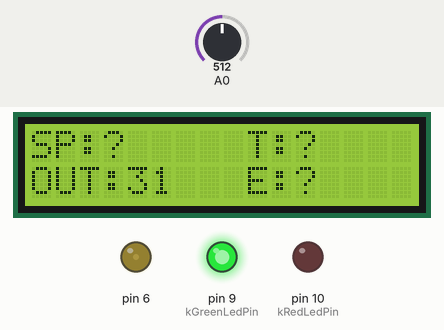
Bench run of a program on a simulated Arduino Mega 2560, built with avr-gcc and run on an emulated ATmega2560. Parts: 16×2 character LCD, output pins drawn as LEDs (lit = HIGH). The test bench sets the inputs (shaded band); at power-on: A0 = 512. What the program prints to the serial monitor is not drawn.

Above: at 0.9 s.
1.0 s: A0 set to 716
At 1.4 s:
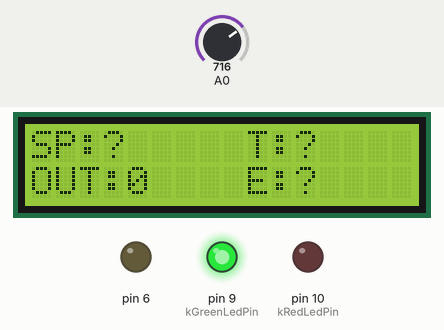
2.5 s: A0 set to 511
At 3.79 s:
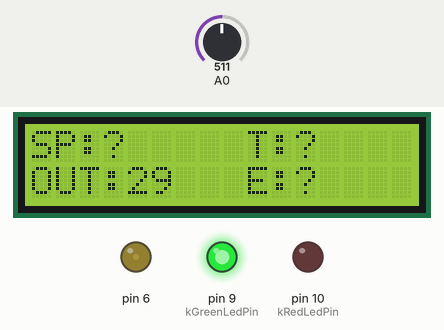
4.0 s: A0 set to 306
At 4.29 s:
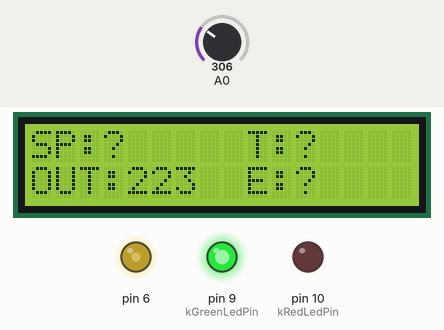
Timing chart, 0 to 9.7 s (numbered marks = the images above; inputs shaded):
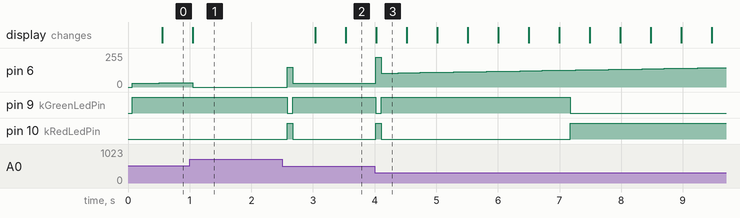

The program:

main.cpp
```cpp
#include <Arduino.h>

#include "lab_0_app/lab_0_app.h"
#include "lab_1_1_app/lab_1_1_app.h"
#include "lab_1_2_app/lab_1_2_app.h"
#include "lab_3_1_app/lab_3_1_app.h"
#include "lab_3_2_app/lab_3_2_app.h"
#include "lab_4_1_app/lab_4_1_app.h"
#include "lab_4_2_app/lab_4_2_app.h"
#include "lab_5_1_app/lab_5_1_app.h"
#include "lab_5_2_app/lab_5_2_app.h"
#include "lab_6_1_app/lab_6_1_app.h"
#include "lab_6_2_app/lab_6_2_app.h"

enum class AppSelection {
  Lab0,
  Lab1_1,
  Lab1_2,
  Lab3_1,
  Lab3_2,
  Lab4_1,
  Lab4_2,
  Lab5_1,
  Lab5_2,
  Lab6_1,
  Lab6_2
};

const AppSelection kActiveApp = AppSelection::Lab6_2;

void setup() {
  switch (kActiveApp) {
    case AppSelection::Lab0:   lab0AppSetup();   break;
    case AppSelection::Lab1_1: lab1_1AppSetup(); break;
    case AppSelection::Lab1_2: lab1_2AppSetup(); break;
    case AppSelection::Lab3_1: lab3_1AppSetup(); break;
    case AppSelection::Lab3_2: lab3_2AppSetup(); break;
    case AppSelection::Lab4_1: lab4_1AppSetup(); break;
    case AppSelection::Lab4_2: lab4_2AppSetup(); break;
    case AppSelection::Lab5_1: lab5_1AppSetup(); break;
    case AppSelection::Lab5_2: lab5_2AppSetup(); break;
    case AppSelection::Lab6_1: lab6_1AppSetup(); break;
    case AppSelection::Lab6_2: lab6_2AppSetup(); break;
  }
}

void loop() {
  switch (kActiveApp) {
    case AppSelection::Lab0:   lab0AppLoop();   break;
    case AppSelection::Lab1_1: lab1_1AppLoop(); break;
    case AppSelection::Lab1_2: lab1_2AppLoop(); break;
    case AppSelection::Lab3_1: lab3_1AppLoop(); break;
    case AppSelection::Lab3_2: lab3_2AppLoop(); break;
    case AppSelection::Lab4_1: lab4_1AppLoop(); break;
    case AppSelection::Lab4_2: lab4_2AppLoop(); break;
    case AppSelection::Lab5_1: lab5_1AppLoop(); break;
    case AppSelection::Lab5_2: lab5_2AppLoop(); break;
    case AppSelection::Lab6_1: lab6_1AppLoop(); break;
    case AppSelection::Lab6_2: lab6_2AppLoop(); break;
  }
}
```

dd_button.cpp
```cpp
#include "Arduino.h"
#include "dd_button.h"

void ddButtonSetup() {
    pinMode(BUTTON_PIN, INPUT_PULLUP);
}

int ddButtonIsPressed() {
    if (digitalRead(BUTTON_PIN) == LOW) return 1; else return 0;
}

void ddButtonInitPin(uint8_t pin) {
    pinMode(pin, INPUT_PULLUP);
}

int ddButtonReadPin(uint8_t pin) {
    return (digitalRead(pin) == LOW) ? 1 : 0;
}

int ddButtonReadDebouncedPin(uint8_t pin, uint8_t *debounceCounter, int *stableState) {
    int raw = (digitalRead(pin) == LOW) ? 1 : 0;
    if (raw == *stableState) {
        *debounceCounter = 0;
    } else {
        (*debounceCounter)++;
        if (*debounceCounter >= DEBOUNCE_COUNT) {
            *stableState = raw;
            *debounceCounter = 0;
        }
    }
    return *stableState;
}
```

dd_button.h
```cpp
#ifndef DD_BUTTON_H
#define DD_BUTTON_H

#include <Arduino.h>

#define BUTTON_PIN 12
#define DEBOUNCE_COUNT 5

void ddButtonSetup();
int ddButtonIsPressed();

void ddButtonInitPin(uint8_t pin);
int ddButtonReadPin(uint8_t pin);
int ddButtonReadDebouncedPin(uint8_t pin, uint8_t *debounceCounter, int *stableState);

#endif
```

dd_led.cpp
```cpp
#include "Arduino.h"
#include "dd_led.h"

void ddLedSetup() {
    pinMode(LED_PIN, OUTPUT);
    digitalWrite(LED_PIN, LOW);
}

void ddLedToggle() {
    if (digitalRead(LED_PIN) == LOW) {
    digitalWrite(LED_PIN, HIGH);
  } else {
    digitalWrite(LED_PIN, LOW);
  }
}

void ddLedOn() {
  digitalWrite(LED_PIN, HIGH);
}

void ddLedOff() {
  digitalWrite(LED_PIN, LOW);
}

void ddLedInitPin(uint8_t pin) {
  pinMode(pin, OUTPUT);
  digitalWrite(pin, LOW);
}

void ddLedOnPin(uint8_t pin) {
  digitalWrite(pin, HIGH);
}

void ddLedOffPin(uint8_t pin) {
  digitalWrite(pin, LOW);
}
```

dd_led.h
```cpp
#ifndef DD_LED_H
#define DD_LED_H

#define LED_PIN 8

void ddLedSetup();
void ddLedToggle();
void ddLedOn();
void ddLedOff();

void ddLedInitPin(uint8_t pin);
void ddLedOnPin(uint8_t pin);
void ddLedOffPin(uint8_t pin);

#endif 
```

dd_relay.cpp
```cpp
#include <Arduino.h>
#include "dd_relay.h"

void ddRelayInit(uint8_t pin) {
    pinMode(pin, OUTPUT);
    digitalWrite(pin, LOW);
}

void ddRelayOn(uint8_t pin) {
    digitalWrite(pin, HIGH);
}

void ddRelayOff(uint8_t pin) {
    digitalWrite(pin, LOW);
}

void ddRelaySetState(uint8_t pin, bool state) {
    digitalWrite(pin, state ? HIGH : LOW);
}

bool ddRelayGetState(uint8_t pin) {
    return (digitalRead(pin) == HIGH);
}
```

dd_relay.h
```cpp
#ifndef DD_RELAY_H
#define DD_RELAY_H

#include <Arduino.h>

// driver for relay (binary actuator, ON/OFF)

void ddRelayInit(uint8_t pin);
void ddRelayOn(uint8_t pin);
void ddRelayOff(uint8_t pin);
void ddRelaySetState(uint8_t pin, bool state);
bool ddRelayGetState(uint8_t pin);

#endif
```

dd_temp_sensor.cpp
```cpp
#include <Arduino.h>

#include "dd_temp_sensor.h"

void ddTempSensorSetup(uint8_t analogPin) {
    (void)analogPin;  // Analog pins default to input
}

int ddTempSensorReadRaw(uint8_t analogPin) {
    return analogRead(analogPin);
}

float ddTempSensorRawToTempC(int rawAdc) {
    // Clamp to valid ADC range
    if (rawAdc < 0)    rawAdc = 0;
    if (rawAdc > 1023) rawAdc = 1023;

    // Linear mapping:  ADC 0..1023  →  TEMP_MIN..TEMP_MAX
    return TEMP_RANGE_MIN + (TEMP_RANGE_MAX - TEMP_RANGE_MIN) * ((float)rawAdc / 1023.0f);
}
```

dd_temp_sensor.h
```cpp
#ifndef DD_TEMP_SENSOR_H
#define DD_TEMP_SENSOR_H

#include <Arduino.h>

// Potentiometer-based temperature simulation
// ADC 0..1023  →  TEMP_MIN..TEMP_MAX  (linear mapping)
#define TEMP_RANGE_MIN  (-20.0f)
#define TEMP_RANGE_MAX  (100.0f)

void  ddTempSensorSetup(uint8_t analogPin);
int   ddTempSensorReadRaw(uint8_t analogPin);
float ddTempSensorRawToTempC(int rawAdc);

#endif
```

lab_0_app.cpp
```cpp
#include <Arduino.h>

#include "lab_0_app.h"

#include "dd_button/dd_button.h"
#include "dd_led/dd_led.h"


void lab0AppSetup() {
  ddLedSetup();
  ddButtonSetup();
}

void lab0AppLoop() {

  // wait for button press
  while (!ddButtonIsPressed()){};
  delay(20);

  // toggle led
  ddLedToggle();

  // wait for button release
  while (ddButtonIsPressed()){};
  delay(20);
}
```

lab_0_app.h
```cpp
#ifndef LAB_0_APP_H
#define LAB_0_APP_H

void lab0AppSetup();
void lab0AppLoop();

#endif 
```

lab_1_1_app.cpp
```cpp
#include <Arduino.h>

#include "lab_1_1_app.h"

#include "dd_led/dd_led.h"

namespace {
	const int kBaudRate = 9600;
	String inputBuffer;
}

static void lab1_1ProcessCommand(String cmd) {
	cmd.trim();
	cmd.toLowerCase();

	if (cmd == "led on") {
		ddLedOn();
		Serial.println("OK: LED is ON");
	} else if (cmd == "led off") {
		ddLedOff();
		Serial.println("OK: LED is OFF");
	} else if (cmd.length() > 0) {
		Serial.println("ERROR: Unknown command");
		Serial.println("Valid commands: led on | led off");
	}
}

void lab1_1AppSetup() {
	Serial.begin(kBaudRate);
	ddLedSetup();

	Serial.println("System ready.");
	Serial.println("Type: led on  OR  led off");
}

void lab1_1AppLoop() {
	while (Serial.available()) {
		char c = Serial.read();

		if (c == '\n' || c == '\r') {
			lab1_1ProcessCommand(inputBuffer);
			inputBuffer = "";
		} else {
			inputBuffer += c;
		}
	}
}
```

lab_1_1_app.h
```cpp
#ifndef LAB_1_1_APP_H
#define LAB_1_1_APP_H

void lab1_1AppSetup();
void lab1_1AppLoop();

#endif
```

lab_1_2_app.cpp
```cpp
#include <Arduino.h>
#include <stdio.h>

#include "lab_1_2_app.h"

#include "dd_lcd/dd_lcd.h"
#include "dd_keypad/dd_keypad.h"
#include "dd_led/dd_led.h"

// ─── Pin definitions ─────────────────────────────────
static const uint8_t kGreenLedPin = 9;
static const uint8_t kRedLedPin   = 10;

// ─── Secret code ─────────────────────────────────────
static const char    kSecretCode[] = "1234";
static const uint8_t kCodeLength   = 4;

// ─── Input buffer ────────────────────────────────────
static char    codeBuffer[5];
static uint8_t codeIndex;

// ─── STDIO streams (AVR libc) ────────────────────────
static FILE lcdOut;

static int lcdPutchar(char c, FILE *stream) {
  if (c == '\n') {
    ddLcdSetCursor(0, 1);
  } else {
    ddLcdPrintChar(c);
  }
  return 0;
}

// ─── Helper: reset to prompt ─────────────────────────
static void showPrompt() {
  ddLcdClear();
  printf("Enter code:");
  ddLcdSetCursor(0, 1);
  codeIndex = 0;
  memset(codeBuffer, 0, sizeof(codeBuffer));
}

// ═════════════════════════════════════════════════════
void lab1_2AppSetup() {
  ddLcdSetup();
  ddKeypadSetup();
  ddLedInitPin(kGreenLedPin);
  ddLedInitPin(kRedLedPin);

  // Redirect stdout -> LCD via STDIO
  fdev_setup_stream(&lcdOut, lcdPutchar, NULL, _FDEV_SETUP_WRITE);
  stdout = &lcdOut;

  showPrompt();
}

// ═════════════════════════════════════════════════════
void lab1_2AppLoop() {
  char key = ddKeypadGetKey();
  if (key == 0) return;

  if (key == '#') {
    // ── Confirm code ──
    codeBuffer[codeIndex] = '\0';

    ddLcdClear();

    if (strcmp(codeBuffer, kSecretCode) == 0) {
      printf("Access Granted!");
      ddLedOnPin(kGreenLedPin);
      ddLedOffPin(kRedLedPin);
    } else {
      printf("Access Denied!");
      ddLedOffPin(kGreenLedPin);
      ddLedOnPin(kRedLedPin);
    }

    delay(2000);

    ddLedOffPin(kGreenLedPin);
    ddLedOffPin(kRedLedPin);
    showPrompt();

  } else if (key == '*') {
    // ── Clear entry ──
    ddLcdSetCursor(0, 1);
    printf("                ");
    ddLcdSetCursor(0, 1);
    codeIndex = 0;
    memset(codeBuffer, 0, sizeof(codeBuffer));

  } else if (codeIndex < kCodeLength) {
    // ── Accumulate digit (masked) ──
    codeBuffer[codeIndex++] = key;
    ddLcdPrintChar('*');
  }
}
```

lab_1_2_app.h
```cpp
#ifndef LAB_1_2_APP_H
#define LAB_1_2_APP_H

void lab1_2AppSetup();
void lab1_2AppLoop();

#endif
```

lab_3_1_app.cpp
```cpp
#include <Arduino.h>
#include <stdio.h>
#include "lab_3_1_app.h"
#include "../dd_led/dd_led.h"
#include "../dd_button/dd_button.h"

// STDIO stream redirect to Serial
static FILE serialOut;

static int serialPutchar(char c, FILE *stream) {
    (void)stream;
    if (c == '\n') Serial.write('\r');
    Serial.write(c);
    return 0;
}

// ─── Pin Definitions ─────────────────────────────────
static const uint8_t kButtonPin    = 6;
static const uint8_t kYellowLedPin = 8;
static const uint8_t kGreenLedPin  = 9;
static const uint8_t kRedLedPin    = 10;

// ─── Sequential Scheduler ────────────────────────────

typedef struct {
    void (*task_func)(void);   // pointer to task function
    int rec;                   // recurrence in ms (ticks)
    int offset;                // initial offset in ms (ticks)
    int rec_cnt;               // recurrence counter
} Task_t;

enum {
    TASK_BTN_ID = 0,
    TASK_STATS_ID,
    TASK_REPORT_ID,
    MAX_OF_TASKS
};

#define REC_BTN     20      // Button scan every 20ms
#define REC_STATS   50      // Stats/blink every 50ms
#define REC_REPORT  10000   // Report every 10s

#define OFFS_BTN    0       // Button starts immediately
#define OFFS_STATS  10      // Stats offset 10ms
#define OFFS_REPORT 20      // Report offset 20ms

// Task prototypes
static void taskBtnDetect(void);
static void taskStats(void);
static void taskReport(void);

static Task_t tasks[MAX_OF_TASKS] = {
    { taskBtnDetect, REC_BTN,    OFFS_BTN,    0 },
    { taskStats,     REC_STATS,  OFFS_STATS,  0 },
    { taskReport,    REC_REPORT, OFFS_REPORT,  0 }
};

// ─── Shared Data (Provider/Consumer) ─────────────────
// Set by Task 1, consumed by Task 2
static bool          sharedNewEvent      = false;
static unsigned long sharedPressDuration = 0;
static bool          sharedIsLongPress   = false;

// Setter (Task 1 = provider)
static void setNewPressEvent(unsigned long duration, bool isLong) {
    sharedPressDuration = duration;
    sharedIsLongPress   = isLong;
    sharedNewEvent      = true;
}

// Getter (Task 2 = consumer)
static bool getNewPressEvent(unsigned long *duration, bool *isLong) {
    if (!sharedNewEvent) return false;
    *duration     = sharedPressDuration;
    *isLong       = sharedIsLongPress;
    sharedNewEvent = false;
    return true;
}

// Managed by Task 2, read/reset by Task 3
static unsigned int  statsTotalPresses     = 0;
static unsigned int  statsShortPresses     = 0;
static unsigned int  statsLongPresses      = 0;
static unsigned long statsTotalShortDur    = 0;
static unsigned long statsTotalLongDur     = 0;

static void updateStats(unsigned long duration, bool isLong) {
    statsTotalPresses++;
    if (isLong) {
        statsLongPresses++;
        statsTotalLongDur += duration;
    } else {
        statsShortPresses++;
        statsTotalShortDur += duration;
    }
}

static void getAndResetStats(unsigned int *tp, unsigned int *sp, unsigned int *lp,
                             unsigned long *tsd, unsigned long *tld) {
    *tp  = statsTotalPresses;
    *sp  = statsShortPresses;
    *lp  = statsLongPresses;
    *tsd = statsTotalShortDur;
    *tld = statsTotalLongDur;
    statsTotalPresses  = 0;
    statsShortPresses  = 0;
    statsLongPresses   = 0;
    statsTotalShortDur = 0;
    statsTotalLongDur  = 0;
}

// ─── Task 1: Button Detection & Duration Measurement ─
static bool          btnPrevState      = false;
static unsigned long btnPressStart     = 0;
static uint8_t       btnDebounceCount  = 0;
static int           btnStableState    = 0;

static void taskBtnDetect(void) {
    // Debounced read via dd_button driver (5 consecutive same-value reads)
    int debounced = ddButtonReadDebouncedPin(kButtonPin, &btnDebounceCount, &btnStableState);
    bool currentState = (debounced == 1);

    if (currentState && !btnPrevState) {
        // Button just pressed — start timing
        btnPressStart = millis();
        ddLedOffPin(kGreenLedPin);
        ddLedOffPin(kRedLedPin);
    } else if (!currentState && btnPrevState) {
        // Button just released — measure duration
        unsigned long duration = millis() - btnPressStart;
        bool isLong = (duration >= 500);

        if (isLong) {
            ddLedOnPin(kRedLedPin);
            ddLedOffPin(kGreenLedPin);
        } else {
            ddLedOnPin(kGreenLedPin);
            ddLedOffPin(kRedLedPin);
        }

        // Provide event to Task 2
        setNewPressEvent(duration, isLong);
    }

    btnPrevState = currentState;
}

// ─── Task 2: Statistics & Yellow LED Blink ────────────
static int blinkRemaining = 0;

static void taskStats(void) {
    // Consume press event from Task 1
    unsigned long duration;
    bool isLong;
    if (getNewPressEvent(&duration, &isLong)) {
        updateStats(duration, isLong);
        blinkRemaining = isLong ? 20 : 10; // 10 blinks=20 toggles, 5 blinks=10 toggles
    }

    // State machine for yellow LED blink
    if (blinkRemaining > 0) {
        if (digitalRead(kYellowLedPin) == HIGH) {
            ddLedOffPin(kYellowLedPin);
        } else {
            ddLedOnPin(kYellowLedPin);
        }
        blinkRemaining--;
    } else {
        ddLedOffPin(kYellowLedPin);
    }
}

// ─── Task 3: Periodic Reporting via STDIO ─────────────
static void taskReport(void) {
    unsigned int  tp, sp, lp;
    unsigned long tsd, tld;
    getAndResetStats(&tp, &sp, &lp, &tsd, &tld);

    printf("=== Press Statistics Report ===\n");
    printf("Total presses:          %u\n", tp);
    printf("Short presses (<500ms): %u\n", sp);
    printf("Long presses (>=500ms): %u\n", lp);

    if (tp > 0) {
        unsigned long avgDur = (tsd + tld) / tp;
        printf("Average duration:       %lu ms\n", avgDur);
    } else {
        printf("Average duration:       N/A\n");
    }

    printf("===============================\n");
}

// ─── Scheduler Functions ─────────────────────────────
static void os_seq_scheduler_setup(void) {
    for (int i = 0; i < MAX_OF_TASKS; i++) {
        tasks[i].rec_cnt = tasks[i].offset;
    }
}

static void os_seq_scheduler_loop(void) {
    for (int i = 0; i < MAX_OF_TASKS; i++) {
        if (--tasks[i].rec_cnt <= 0) {
            tasks[i].rec_cnt = tasks[i].rec;
            tasks[i].task_func();
        }
    }
}

// ─── App Entry Points ────────────────────────────────
void lab3_1AppSetup() {
    Serial.begin(9600);

    // Redirect stdout to Serial via STDIO
    fdev_setup_stream(&serialOut, serialPutchar, NULL, _FDEV_SETUP_WRITE);
    stdout = &serialOut;

    // Setup button via dd_button driver (internal pull-up)
    ddButtonInitPin(kButtonPin);

    // Setup LEDs
    ddLedInitPin(kGreenLedPin);
    ddLedInitPin(kRedLedPin);
    ddLedInitPin(kYellowLedPin);

    // Init scheduler offsets
    os_seq_scheduler_setup();

    printf("Lab 3.1 - Bare-metal Sequential Scheduler\n");
    printf("Monitoring button presses...\n");
}

void lab3_1AppLoop() {
    static unsigned long lastTick = 0;
    unsigned long now = millis();
    if (now != lastTick) {
        lastTick = now;
        os_seq_scheduler_loop();   // 1 ms tick
    }
}
```

lab_3_1_app.h
```cpp
#ifndef LAB_3_1_APP_H
#define LAB_3_1_APP_H

void lab3_1AppSetup();
void lab3_1AppLoop();

#endif
```

lab_3_2_app.h
```cpp
#ifndef LAB_3_2_APP_H
#define LAB_3_2_APP_H

void lab3_2AppSetup();
void lab3_2AppLoop();

#endif
```

lab_4_1_app.h
```cpp
#ifndef LAB_4_1_APP_H
#define LAB_4_1_APP_H

void lab4_1AppSetup();
void lab4_1AppLoop();

#endif
```

lab_4_2_app.h
```cpp
#ifndef LAB_4_2_APP_H
#define LAB_4_2_APP_H

void lab4_2AppSetup();
void lab4_2AppLoop();

#endif
```

lab_5_1_app.h
```cpp
#ifndef LAB_5_1_APP_H
#define LAB_5_1_APP_H

void lab5_1AppSetup();
void lab5_1AppLoop();

#endif
```

lab_5_2_app.h
```cpp
#ifndef LAB_5_2_APP_H
#define LAB_5_2_APP_H

void lab5_2AppSetup();
void lab5_2AppLoop();

#endif
```

lab_6_1_app.h
```cpp
#ifndef LAB_6_1_APP_H
#define LAB_6_1_APP_H

void lab6_1AppSetup();
void lab6_1AppLoop();

#endif
```

lab_6_2_app.h
```cpp
#ifndef LAB_6_2_APP_H
#define LAB_6_2_APP_H

void lab6_2AppSetup();
void lab6_2AppLoop();

#endif
```

dd_keypad.h
```cpp
#ifndef DD_KEYPAD_H
#define DD_KEYPAD_H

#include <Arduino.h>

#define KEYPAD_ROWS 4
#define KEYPAD_COLS 4

#define KEYPAD_ROW1_PIN 22
#define KEYPAD_ROW2_PIN 23
#define KEYPAD_ROW3_PIN 24
#define KEYPAD_ROW4_PIN 25

#define KEYPAD_COL1_PIN 26
#define KEYPAD_COL2_PIN 27
#define KEYPAD_COL3_PIN 28
#define KEYPAD_COL4_PIN 29

void ddKeypadSetup();
char ddKeypadGetKey();
char ddKeypadWaitKey();

#endif
```

dd_lcd.cpp
```cpp
#include <Arduino.h>
#include <LiquidCrystal.h>

#include "dd_lcd.h"

static LiquidCrystal lcd(LCD_RS_PIN, LCD_EN_PIN,
                          LCD_D4_PIN, LCD_D5_PIN,
                          LCD_D6_PIN, LCD_D7_PIN);

void ddLcdSetup() {
  lcd.begin(LCD_COLS, LCD_ROWS);
  lcd.clear();
}

void ddLcdClear() {
  lcd.clear();
}

void ddLcdSetCursor(uint8_t col, uint8_t row) {
  lcd.setCursor(col, row);
}

void ddLcdPrint(const char* text) {
  lcd.print(text);
}

void ddLcdPrintChar(char c) {
  lcd.write(c);
}
```

Source omitted: lab_3_2_app.cpp (7563 bytes), lab_4_1_app.cpp (7172 bytes), lab_4_2_app.cpp (8104 bytes), lab_5_1_app.cpp (10085 bytes), lab_5_2_app.cpp (16026 bytes), lab_6_1_app.cpp (9692 bytes), lab_6_2_app.cpp (12143 bytes), dd_keypad.cpp (1304 bytes), dd_lcd.h (386 bytes)

Measured:
- after the input at 2.5 s, pin 6: 0/255 → 148/255 after 0.08 s, → 28/255 0.09 s later, → 29/255 0.45 s later, → 30/255 0.45 s later; pin 9 (kGreenLedPin): HIGH → LOW after 0.08 s, → HIGH 0.09 s later; pin 10 (kRedLedPin): LOW → HIGH after 0.08 s, → LOW 0.09 s later; the display: first changes after 0.53 s (image 2 shows a later state)
- after the input at 4.0 s, pin 9 (kGreenLedPin): HIGH → LOW at once, → HIGH 0.09 s later, → LOW 3.1 s later; pin 10 (kRedLedPin): LOW → HIGH at once, → LOW 0.09 s later, → HIGH 3.1 s later
- what the display in image 3 shows lasts 0.5 s, from 4.0 s to 4.5 s
